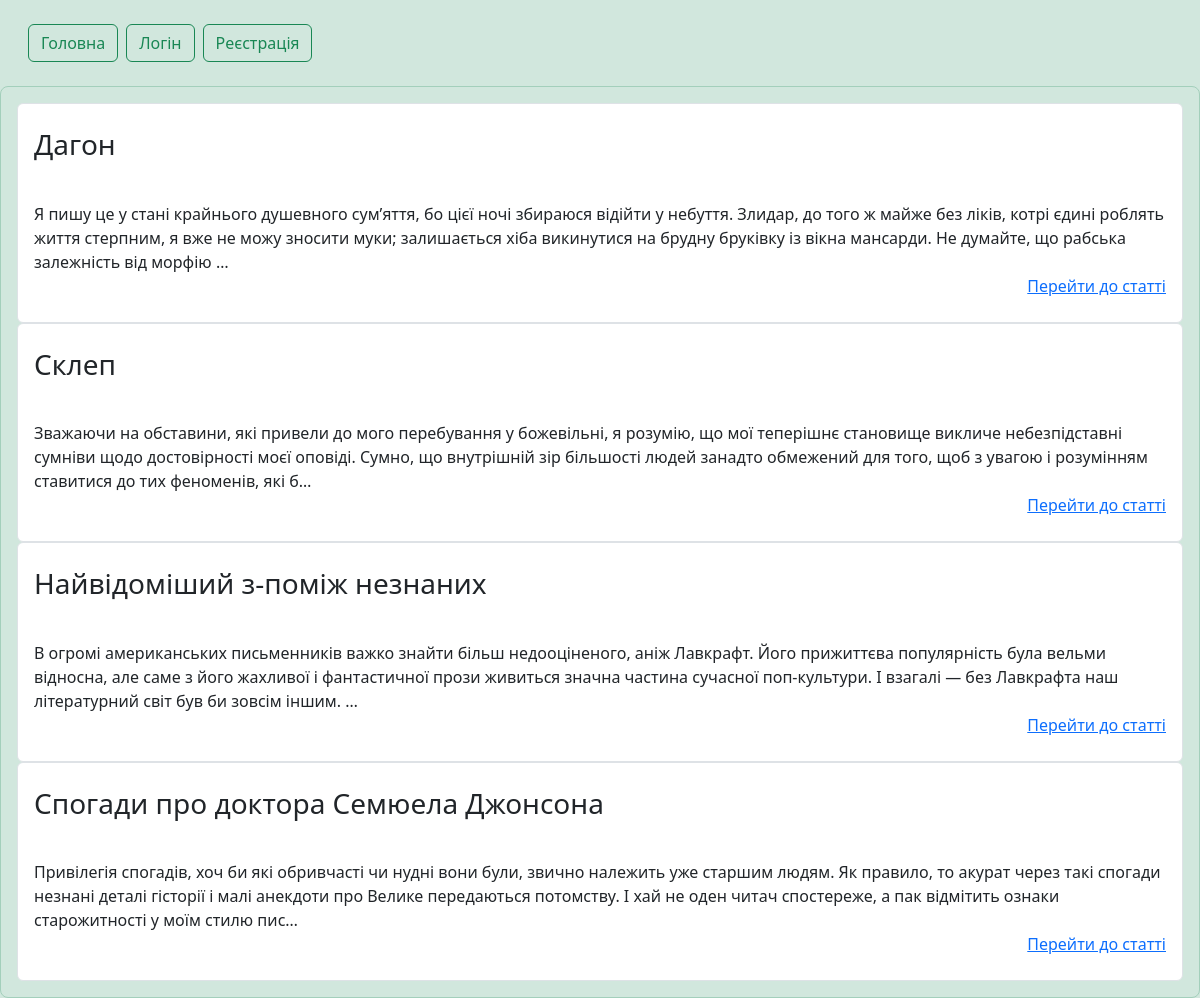
The page / on the database its author committed.
### blog/models.py (models this page shows, shortened)
class Post(models.Model):
    title = models.CharField('Заголовок запису', max_length=100)
    description = models.TextField('Текст запису')
    author = models.CharField("Ім'я автора", max_length=100)
    date = models.DateField('Дата публікації')
    img = models.ImageField('Іллюстрація', upload_to='image/%Y')
    class Meta:
        verbose_name = "Запис"
        verbose_name_plural = "Запиcи"

### blog/views.py (the view)
# urls.py: path('', views.PostView.as_view()),
class PostView(View):
    def get(self, request):
        posts = Post.objects.all()
        return render(request, 'blog/blog.html', {'post_list': posts})

### blog/templates/blog/blog.html
{% extends 'users/base.html' %}
{% block content %}
<div class="p-3 text-success-emphasis bg-success-subtle border border-success-subtle rounded-3">
    {% for post in post_list %}
    <ul class="list-group">
  <li class="list-group-item"><p align="center"><h3>{{ post.title }}</h3></p> <br>{{ post.description|truncatechars:"300" }} <p align="right"><a href="{{ post.id }}">Перейти до статті</a></p></li>
</ul>
    {% endfor %}
</div>
{% endblock %}

### users/templates/users/base.html (shortened to what this page needs)
<!doctype html>
<html lang="en">
  <head>
    <link href="https://cdn.jsdelivr.net/npm/bootstrap@5.3.1/dist/css/bootstrap.min.css" rel="stylesheet">
  </head>
  <body style="background-color:rgb(209,231,221);">
  <div class="p-3 bg-success-subtle">
    <nav class="navbar">
  <form class="container-fluid justify-content-start">
    <a href="/"><button class="btn btn-outline-success me-2" type="button">Головна</button></a>
    {% if user.is_authenticated  %}
    <a class="nav-link" href="{% url 'users:password_change' %}"><button class="btn btn-sm btn-outline-secondary" type="button">Змінити пароль</button></a>
    <a class="nav-link" href="{% url 'users:logout' %}"><button class="btn btn-sm btn-outline-secondary" type="button">Логаут</button></a>
    {% else %}
    <a href="/auth/accounts/login"><button class="btn btn-outline-success me-2" type="button">Логін</button></a>
    <a href="/auth/register"><button class="btn btn-outline-success me-2" type="button">Реєстрація</button></a>
    {% endif %}
  </form>
</nav>
    </div>
     {% block content %}
    {% endblock content %}
  </body>
</html>

### rows shown on the page
Post: title "Дагон", description "Я пишу це у стані крайнього душевного сум’яття, бо цієї ночі збираюся відійти у небуття. Злидар, до того ж майже без ліків, котрі єдині роблять життя стерпним, я вже не можу зносити муки; залишається хіба викинутися на брудну бруківку із вікна мансарди. Не думайте, що рабська залежність від морфію …"
Post: title "Склеп", description "Зважаючи на обставини, які привели до мого перебування у божевільні, я розумію, що мої теперішнє становище викличе небезпідставні сумніви щодо достовірності моєї оповіді. Сумно, що внутрішній зір більшості людей занадто обмежений для того, щоб з увагою і розумінням ставитися до тих феноменів, які б…"
Post: title "Найвідоміший з-поміж незнаних", description "В огромі американських письменників важко знайти більш недооціненого, аніж Лавкрафт. Його прижиттєва популярність була вельми відносна, але саме з його жахливої і фантастичної прози живиться значна частина сучасної поп-культури. І взагалі — без Лавкрафта наш літературний світ був би зовсім іншим. …"
Post: title "Спогади про доктора Семюела Джонсона", description "Привілегія спогадів, хоч би які обривчасті чи нудні вони були, звично належить уже старшим людям. Як правило, то акурат через такі спогади незнані деталі гісторії і малі анекдоти про Велике передаються потомству. І хай не оден читач спостереже, а пак відмітить ознаки старожитності у моїм стилю пис…"
